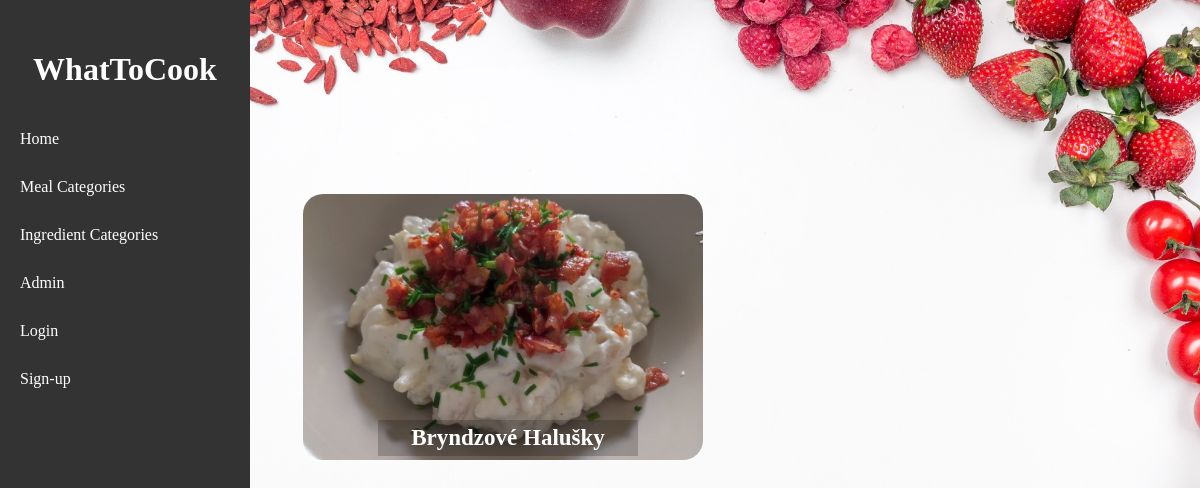
Screenshot of /filtered_meals/category/19/ with the database file from the repository.
### viewer/models.py (models this page shows, shortened)
class Meal(Model):
    name = CharField(max_length=50)
    category = ManyToManyField(SecondaryMealCategory)
    ingredients = ManyToManyField(Ingredient)
    description = TextField()
    picture = ImageField(upload_to='viewer/static/images/', blank=True)

### viewer/views.py (the view)
# urls.py: path('filtered_meals/category/<int:secondary_category_id>/', filtered_meals, name='filtered_meals_by_category'),
def filtered_meals(request, ingredient_id=None, secondary_category_id=None):
    if ingredient_id:
        meals = Meal.objects.filter(ingredients=ingredient_id)
    elif secondary_category_id:
        meals = Meal.objects.filter(category=secondary_category_id)
    else:
        meals = Meal.objects.all()
    return render(request, 'filtered_meals.html', {'meals': meals})

### viewer/templates/filtered_meals.html
{% extends 'base.html' %}
{% block content %}
{% load static %}
<link rel="stylesheet" href="{% static 'style.css' %}">
<body>
<div class="ingredient-grid">
    {% for meal in meals %}
    <div class="ingredient-item">
        <a href="{% url 'meal_detail' meal_id=meal.id %}">
            <img class="images" src="{{ MEDIA_URL }}{{ meal.picture.url }}">
            <div class="category-name">{{ meal.name }}</div>
        </a>
    </div>
{% endfor %}
</div>
</body>
{% endblock %}

### viewer/static/style.css (style rules this page uses)
body { background-image: url('images/background.jpg'); background-size: cover; background-repeat: no-repeat; background-position: center top; background-attachment: fixed; margin-top: 150px; }
.ingredient-grid { display: flex; flex-wrap: wrap; }
.ingredient-item { width: 250px; height: 120px; margin: 100px; border-radius: 10px; font-size: 23px; display: flex; justify-content: center; align-items: center; position: relative; }
.images { width: 400px; height: 266px; margin: 20px; object-fit: cover; border-radius: 20px; }
.category-name { position: absolute; top: 150px; left: 0; width: 100%; text-align: center; background-color: rgba(0, 0, 0, 0.2); color: white; padding: 5px; font-weight: bold; }

### rows the page displays
Meal: picture (picture), name "Bryndzové Halušky"
